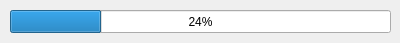
<?xml version="1.0" encoding="UTF-8"?>
<ui version="4.0">
 <class>ProgressBarWidget</class>
 <widget class="QWidget" name="ProgressBarWidget">
  <property name="geometry">
   <rect>
    <x>0</x>
    <y>0</y>
    <width>400</width>
    <height>43</height>
   </rect>
  </property>
  <property name="windowTitle">
   <string>Form</string>
  </property>
  <widget class="QProgressBar" name="progressBar">
   <property name="geometry">
    <rect>
     <x>10</x>
     <y>10</y>
     <width>381</width>
     <height>23</height>
    </rect>
   </property>
   <property name="value">
    <number>24</number>
   </property>
  </widget>
 </widget>
 <resources/>
 <connections/>
</ui>
